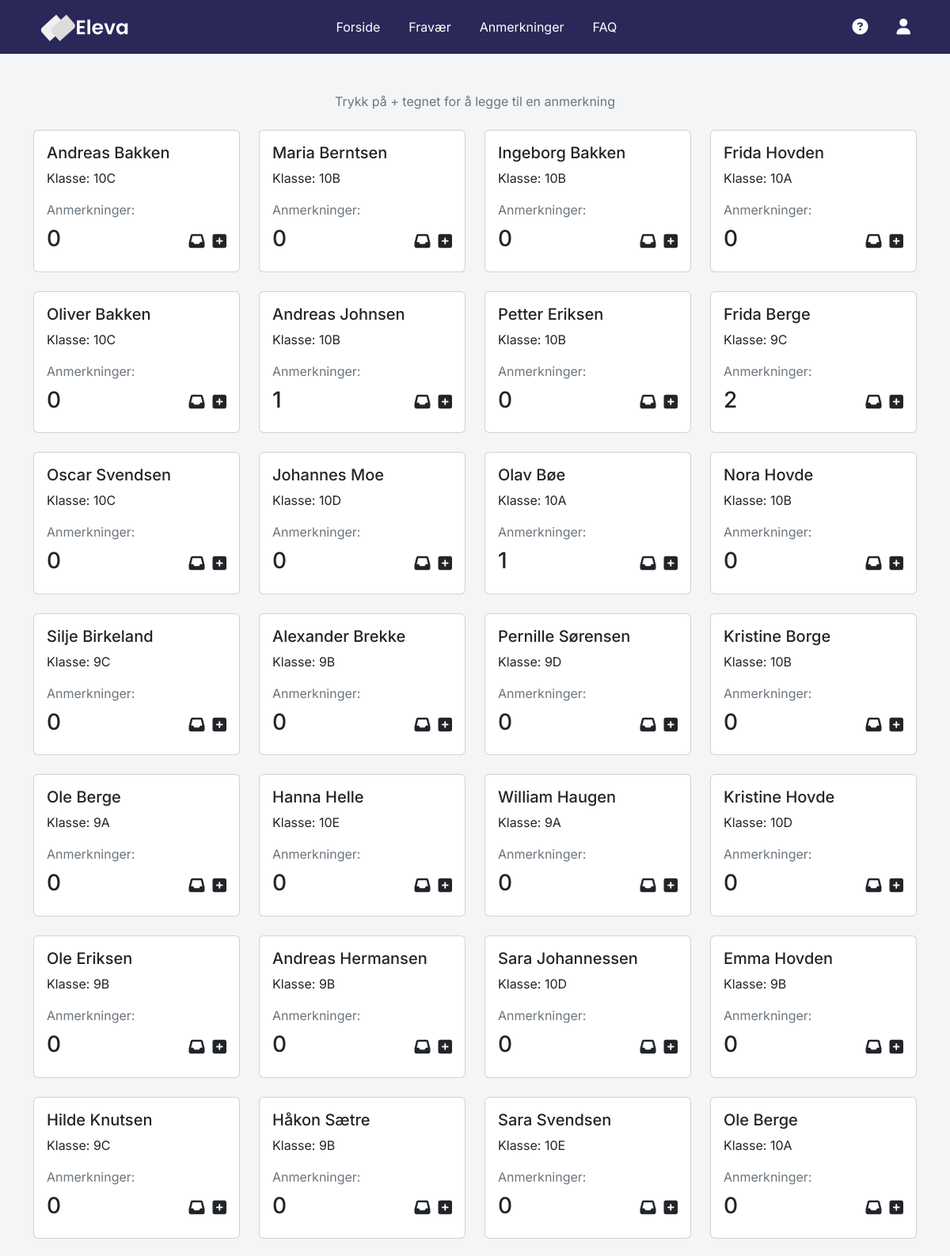
Page /annotation/annotation.php (signed in, upper part) on the committed database.
### tables this page shows
CREATE TABLE `students` (
  `id` int(50) NOT NULL,
  `first_name` varchar(50) NOT NULL,
  `last_name` varchar(50) NOT NULL,
  `class` varchar(50) NOT NULL,
  `absence` varchar(50) NOT NULL,
  `comment` varchar(200) NOT NULL
);

### annotation/annotation.php (the view, shortened to what this page needs)
<?php
include "../db_conn.php";
$usernameOrMail = $_SESSION['username'];
$sqlUserAccess = "SELECT access FROM users WHERE username = '$usernameOrMail' OR mail = '$usernameOrMail'";
$resultUserAccess = mysqli_query($conn, $sqlUserAccess);
$userData = mysqli_fetch_assoc($resultUserAccess);
$accessLevels = explode("-", $userData['access']);
$classNames = array();
foreach ($accessLevels as $level) {
    if ($level === '*') {
        $sqlClassName = "SELECT class_name FROM classes";
    } else {
        $sqlClassName = "SELECT class_name FROM classes WHERE id = $level";
    }
    $resultClassName = mysqli_query($conn, $sqlClassName);
    while ($dataClassName = mysqli_fetch_assoc($resultClassName)) {
        array_push($classNames, $dataClassName['class_name']);
    }
}
$classNamesString = implode("', '", $classNames);
?>
<!DOCTYPE html>
<html lang="en">
<head>
    <link href="https://cdn.jsdelivr.net/npm/bootstrap@5.2.3/dist/css/bootstrap.min.css"
        rel="stylesheet"
>
    <link rel="stylesheet"
        href="https://cdnjs.cloudflare.com/ajax/libs/font-awesome/6.4.0/css/all.min.css"
 />
    <link rel="stylesheet" href="../style.css"/>
</head>
<body>
<nav class="fs-6 mb-5 text-dark custom-navlinks">
    <div class="container d-flex justify-content-between align-items-center">
        <a href="../index.php">
            <div>
                <img id="logo" src="../images/eleva_alt_text_logo.svg" alt="Eleva" class="px-2"></img>
            </div>
        </a>
        <div class="d-flex d-lg-flex fs-6">
            <a href="../index.php" class="nav-link" style="display: inline-block; margin-right: 20px;">Forside</a>
            <a href="../absence/absence.php" class="nav-link" style="display: inline-block; margin-right: 20px;">Fravær</a>
            <a href="" class="nav-link" style="display: inline-block; margin-right: 20px;">Anmerkninger</a>
            <a href="../faq/faq.php" class="nav-link" style="display: inline-block;">FAQ</a>
        </div>
        <div class="d-flex align-items-center">
            <div class="dropdown fs-5">
                <a class="nav-link dropdown-toggle-no-caret" id="navbarDropdown" role="button" data-bs-toggle="dropdown" aria-haspopup="true" aria-expanded="false" style="margin-right: 20px;">
                </a>
            </div>
            <div class="dropdown fs-5">
                <a class="nav-link dropdown-toggle-no-caret" id="navbarDropdown" role="button" data-bs-toggle="dropdown" aria-haspopup="true" aria-expanded="false" style="margin-right: 20px;">
                    <i class="fas fa-circle-question"></i>
                </a>
            </div>
            <div class="dropdown fs-5">
                <a class="nav-link dropdown-toggle-no-caret" id="navbarDropdown" role="button" data-bs-toggle="dropdown" aria-haspopup="true" aria-expanded="false">
                    <i class="fas fa-user"></i>
                </a>
            </div>
        </div>
    </div>
</nav>
<div class="container">
    <div class="text-center mb-4">
        <p class="text-muted">Trykk på + tegnet for å legge til en anmerkning</p>
    </div>
    <div class="row">
    <?php
        $sql = "SELECT * FROM `students` WHERE class IN ('$classNamesString')";
        $result = mysqli_query($conn, $sql);
        while ($row = mysqli_fetch_assoc($result)) {
            $studentId = $row["id"];
            $annotationsCountSql = "SELECT COUNT(*) as count FROM annotations WHERE student_id = $studentId";
            $annotationsCountResult = mysqli_query($conn, $annotationsCountSql);
            $annotationsCountRow = mysqli_fetch_assoc($annotationsCountResult);
            $annotationsCount = $annotationsCountRow["count"];
        ?>
            <div class="col-md-3 mb-4">
                <div class="card">
                    <div class="card-body">
                        <h5 class="card-title"><?php echo $row["first_name"] . ' ' . $row["last_name"]; ?></h5>
                        <p class="card-text">Klasse: <?php echo $row["class"]; ?></p>
                        <p class="card-title text-muted">Anmerkninger:</p>
                        <div class="d-flex justify-content-between align-items-center">
                            <h3 class="card-text"><?php echo $annotationsCount; ?></h3>
                            <div class="action-icons">
                                <a href="view-annotation.php?id=<?php echo $row["id"] ?>&sort=subjectSort" class="link-dark"><i class="fa fa-inbox fs-5"></i></a>
                                <a href="create-annotation.php?id=<?php echo $row["id"] ?>" class="link-dark"><i class="fa fa-plus-square fs-5"></i></a>
                            </div>
                        </div>
                    </div>
                </div>
            </div>
        <?php
        }
        ?>
    </div>
</div>
</body>
</html>

### style.css (style rules this page uses)
* { font-family: 'Inter', sans-serif; }
body { background-color: #F4F5F6; }
html { scroll-behavior: smooth; }
.action-icons { display: flex; align-items: center; justify-content: flex-end; }
.action-icons a { margin-left: 10px; }
.nav-link { color: #FFF; padding: 4px; padding-right: 8px; padding-left: 8px; border-radius: 5px; }
.custom-navlinks { background-color: #2A2859; padding: 15px; }
img { height: 35px; width: auto; }
a { color: #000000; text-decoration: none; }

### rows in the picture
students: first_name "Andreas", last_name "Bakken", class "10C", annotationsCount "0"
students: first_name "Maria", last_name "Berntsen", class "10B", annotationsCount "0"
students: first_name "Ingeborg", last_name "Bakken", class "10B", annotationsCount "0"
students: first_name "Frida", last_name "Hovden", class "10A", annotationsCount "0"
students: first_name "Oliver", last_name "Bakken", class "10C", annotationsCount "0"
students: first_name "Andreas", last_name "Johnsen", class "10B", annotationsCount "1"
students: first_name "Petter", last_name "Eriksen", class "10B", annotationsCount "0"
students: first_name "Frida", last_name "Berge", class "9C", annotationsCount "2"
students: first_name "Oscar", last_name "Svendsen", class "10C", annotationsCount "0"
students: first_name "Johannes", last_name "Moe", class "10D", annotationsCount "0"
students: first_name "Olav", last_name "Bøe", class "10A", annotationsCount "1"
students: first_name "Nora", last_name "Hovde", class "10B", annotationsCount "0"
students: first_name "Silje", last_name "Birkeland", class "9C", annotationsCount "0"
students: first_name "Alexander", last_name "Brekke", class "9B", annotationsCount "0"
students: first_name "Pernille", last_name "Sørensen", class "9D", annotationsCount "0"
students: first_name "Kristine", last_name "Borge", class "10B", annotationsCount "0"
students: first_name "Ole", last_name "Berge", class "9A", annotationsCount "0"
students: first_name "Hanna", last_name "Helle", class "10E", annotationsCount "0"
students: first_name "William", last_name "Haugen", class "9A", annotationsCount "0"
students: first_name "Kristine", last_name "Hovde", class "10D", annotationsCount "0"
students: first_name "Ole", last_name "Eriksen", class "9B", annotationsCount "0"
students: first_name "Andreas", last_name "Hermansen", class "9B", annotationsCount "0"
students: first_name "Sara", last_name "Johannessen", class "10D", annotationsCount "0"
students: first_name "Emma", last_name "Hovden", class "9B", annotationsCount "0"
students: first_name "Hilde", last_name "Knutsen", class "9C", annotationsCount "0"
students: first_name "Håkon", last_name "Sætre", class "9B", annotationsCount "0"
students: first_name "Sara", last_name "Svendsen", class "10E", annotationsCount "0"
students: first_name "Ole", last_name "Berge", class "10A", annotationsCount "0"
